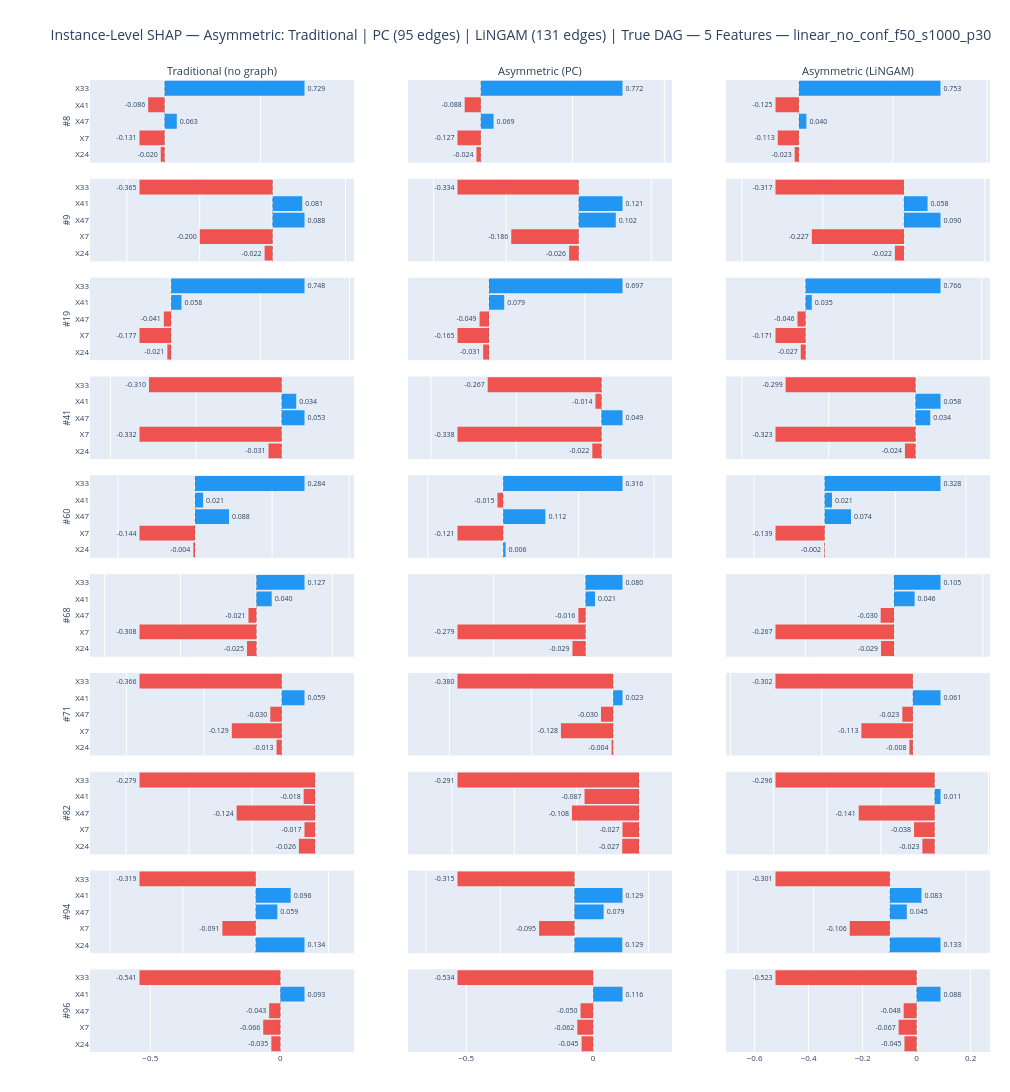

Notebook code for this chart:
### Markdown cell above
### 7.1. SHAP Attribution Comparison: PC vs LiNGAM

Instance-level bar charts and scatter plots comparing Shapley attributions under PC and LiNGAM graphs for the selected features. Columns: Traditional (no graph) | Method (PC) | Method (LiNGAM) | Method (True DAG).

### Code cell
features_names = ["X33", "X41", "X47", "X7", "X24"]
fig_instance_pc_vs_lingam = plot_instance_shap_pc_vs_lingam(
    shap_data, feature_names, scratch_rank, top_features, instance_idx,
    pc_edges, lingam_edges, DATASET, N_TOP_FEATURES,
    features=features_names,
)

### Figure 1 — Plotly figure (JSON) as saved in the notebook; plotly's stock layout.template omitted (floating-point values rounded to 4 significant figures)
{"data": [{"constraintext": "none", "hovertemplate": "<b>Instance 8</b><br>%{y}: %{x:.4f}<extra></extra>", "marker": {"color": ["#EF5350", "#EF5350", "#2196F3", "#EF5350", "#2196F3"], "line": {"width": 0}}, "orientation": "h", "showlegend": false, "text": ["-0.020", "-0.131", "0.063", "-0.086", "0.729"], "textfont": {"size": 7}, "textposition": "outside", "type": "bar", "x": [-0.01994, -0.1306, 0.06348, -0.08551, 0.7285], "xaxis": "x", "y": ["X24", "X7", "X47", "X41", "X33"], "yaxis": "y"}, {"constraintext": "none", "hovertemplate": "<b>Instance 8</b><br>%{y}: %{x:.4f}<extra></extra>", "marker": {"color": ["#EF5350", "#EF5350", "#2196F3", "#EF5350", "#2196F3"], "line": {"width": 0}}, "orientation": "h", "showlegend": false, "text": ["-0.024", "-0.127", "0.069", "-0.088", "0.772"], "textfont": {"size": 7}, "textposition": "outside", "type": "bar", "x": [-0.02395, -0.1271, 0.06935, -0.08788, 0.7718], "xaxis": "x2", "y": ["X24", "X7", "X47", "X41", "X33"], "yaxis": "y2"}, {"constraintext": "none", "hovertemplate": "<b>Instance 8</b><br>%{y}: %{x:.4f}<extra></extra>", "marker": {"color": ["#EF5350", "#EF5350", "#2196F3", "#EF5350", "#2196F3"], "line": {"width": 0}}, "orientation": "h", "showlegend": false, "text": ["-0.023", "-0.113", "0.040", "-0.125", "0.753"], "textfont": {"size": 7}, "textposition": "outside", "type": "bar", "x": [-0.02271, -0.1127, 0.03973, -0.1246, 0.7527], "xaxis": "x3", "y": ["X24", "X7", "X47", "X41", "X33"], "yaxis": "y3"}, {"constraintext": "none", "hovertemplate": "<b>Instance 9</b><br>%{y}: %{x:.4f}<extra></extra>", "marker": {"color": ["#EF5350", "#EF5350", "#2196F3", "#2196F3", "#EF5350"], "line": {"width": 0}}, "orientation": "h", "showlegend": false, "text": ["-0.022", "-0.200", "0.088", "0.081", "-0.365"], "textfont": {"size": 7}, "textposition": "outside", "type": "bar", "x": [-0.02187, -0.1999, 0.08758, 0.08142, -0.3653], "xaxis": "x4", "y": ["X24", "X7", "X47", "X41", "X33"], "yaxis": "y4"}, {"constraintext": "none", "hovertemplate": "<b>Instance 9</b><br>%{y}: %{x:.4f}<extra></extra>", "marker": {"color": ["#EF5350", "#EF5350", "#2196F3", "#2196F3", "#EF5350"], "line": {"width": 0}}, "orientation": "h", "showlegend": false, "text": ["-0.026", "-0.186", "0.102", "0.121", "-0.334"], "textfont": {"size": 7}, "textposition": "outside", "type": "bar", "x": [-0.0265, -0.186, 0.1023, 0.1208, -0.3343], "xaxis": "x5", "y": ["X24", "X7", "X47", "X41", "X33"], "yaxis": "y5"}, {"constraintext": "none", "hovertemplate": "<b>Instance 9</b><br>%{y}: %{x:.4f}<extra></extra>", "marker": {"color": ["#EF5350", "#EF5350", "#2196F3", "#2196F3", "#EF5350"], "line": {"width": 0}}, "orientation": "h", "showlegend": false, "text": ["-0.022", "-0.227", "0.090", "0.058", "-0.317"], "textfont": {"size": 7}, "textposition": "outside", "type": "bar", "x": [-0.02229, -0.2275, 0.09027, 0.05827, -0.3172], "xaxis": "x6", "y": ["X24", "X7", "X47", "X41", "X33"], "yaxis": "y6"}, {"constraintext": "none", "hovertemplate": "<b>Instance 19</b><br>%{y}: %{x:.4f}<extra></extra>", "marker": {"color": ["#EF5350", "#EF5350", "#EF5350", "#2196F3", "#2196F3"], "line": {"width": 0}}, "orientation": "h", "showlegend": false, "text": ["-0.021", "-0.177", "-0.041", "0.058", "0.748"], "textfont": {"size": 7}, "textposition": "outside", "type": "bar", "x": [-0.02135, -0.1773, -0.04092, 0.05803, 0.7477], "xaxis": "x7", "y": ["X24", "X7", "X47", "X41", "X33"], "yaxis": "y7"}, {"constraintext": "none", "hovertemplate": "<b>Instance 19</b><br>%{y}: %{x:.4f}<extra></extra>", "marker": {"color": ["#EF5350", "#EF5350", "#EF5350", "#2196F3", "#2196F3"], "line": {"width": 0}}, "orientation": "h", "showlegend": false, "text": ["-0.031", "-0.165", "-0.049", "0.079", "0.697"], "textfont": {"size": 7}, "textposition": "outside", "type": "bar", "x": [-0.03067, -0.1645, -0.04932, 0.07923, 0.6968], "xaxis": "x8", "y": ["X24", "X7", "X47", "X41", "X33"], "yaxis": "y8"}, {"constraintext": "none", "hovertemplate": "<b>Instance 19</b><br>%{y}: %{x:.4f}<extra></extra>", "marker": {"color": ["#EF5350", "#EF5350", "#EF5350", "#2196F3", "#2196F3"], "line": {"width": 0}}, "orientation": "h", "showlegend": false, "text": ["-0.027", "-0.171", "-0.046", "0.035", "0.766"], "textfont": {"size": 7}, "textposition": "outside", "type": "bar", "x": [-0.0274, -0.1709, -0.04594, 0.03542, 0.7664], "xaxis": "x9", "y": ["X24", "X7", "X47", "X41", "X33"], "yaxis": "y9"}, {"constraintext": "none", "hovertemplate": "<b>Instance 41</b><br>%{y}: %{x:.4f}<extra></extra>", "marker": {"color": ["#EF5350", "#EF5350", "#2196F3", "#2196F3", "#EF5350"], "line": {"width": 0}}, "orientation": "h", "showlegend": false, "text": ["-0.031", "-0.332", "0.053", "0.034", "-0.310"], "textfont": {"size": 7}, "textposition": "outside", "type": "bar", "x": [-0.03079, -0.3323, 0.0534, 0.03406, -0.3101], "xaxis": "x10", "y": ["X24", "X7", "X47", "X41", "X33"], "yaxis": "y10"}, {"constraintext": "none", "hovertemplate": "<b>Instance 41</b><br>%{y}: %{x:.4f}<extra></extra>", "marker": {"color": ["#EF5350", "#EF5350", "#2196F3", "#EF5350", "#EF5350"], "line": {"width": 0}}, "orientation": "h", "showlegend": false, "text": ["-0.022", "-0.338", "0.049", "-0.014", "-0.267"], "textfont": {"size": 7}, "textposition": "outside", "type": "bar", "x": [-0.02153, -0.3378, 0.04925, -0.01425, -0.2669], "xaxis": "x11", "y": ["X24", "X7", "X47", "X41", "X33"], "yaxis": "y11"}, {"constraintext": "none", "hovertemplate": "<b>Instance 41</b><br>%{y}: %{x:.4f}<extra></extra>", "marker": {"color": ["#EF5350", "#EF5350", "#2196F3", "#2196F3", "#EF5350"], "line": {"width": 0}}, "orientation": "h", "showlegend": false, "text": ["-0.024", "-0.323", "0.034", "0.058", "-0.299"], "textfont": {"size": 7}, "textposition": "outside", "type": "bar", "x": [-0.02434, -0.3226, 0.034, 0.05764, -0.2992], "xaxis": "x12", "y": ["X24", "X7", "X47", "X41", "X33"], "yaxis": "y12"}, {"constraintext": "none", "hovertemplate": "<b>Instance 60</b><br>%{y}: %{x:.4f}<extra></extra>", "marker": {"color": ["#EF5350", "#EF5350", "#2196F3", "#2196F3", "#2196F3"], "line": {"width": 0}}, "orientation": "h", "showlegend": false, "text": ["-0.004", "-0.144", "0.088", "0.021", "0.284"], "textfont": {"size": 7}, "textposition": "outside", "type": "bar", "x": [-0.004444, -0.1441, 0.08811, 0.02085, 0.284], "xaxis": "x13", "y": ["X24", "X7", "X47", "X41", "X33"], "yaxis": "y13"}, {"constraintext": "none", "hovertemplate": "<b>Instance 60</b><br>%{y}: %{x:.4f}<extra></extra>", "marker": {"color": ["#2196F3", "#EF5350", "#2196F3", "#EF5350", "#2196F3"], "line": {"width": 0}}, "orientation": "h", "showlegend": false, "text": ["0.006", "-0.121", "0.112", "-0.015", "0.316"], "textfont": {"size": 7}, "textposition": "outside", "type": "bar", "x": [0.006391, -0.1212, 0.1119, -0.01516, 0.3164], "xaxis": "x14", "y": ["X24", "X7", "X47", "X41", "X33"], "yaxis": "y14"}, {"constraintext": "none", "hovertemplate": "<b>Instance 60</b><br>%{y}: %{x:.4f}<extra></extra>", "marker": {"color": ["#EF5350", "#EF5350", "#2196F3", "#2196F3", "#2196F3"], "line": {"width": 0}}, "orientation": "h", "showlegend": false, "text": ["-0.002", "-0.139", "0.074", "0.021", "0.328"], "textfont": {"size": 7}, "textposition": "outside", "type": "bar", "x": [-0.001622, -0.1393, 0.07444, 0.02062, 0.3279], "xaxis": "x15", "y": ["X24", "X7", "X47", "X41", "X33"], "yaxis": "y15"}, {"constraintext": "none", "hovertemplate": "<b>Instance 68</b><br>%{y}: %{x:.4f}<extra></extra>", "marker": {"color": ["#EF5350", "#EF5350", "#EF5350", "#2196F3", "#2196F3"], "line": {"width": 0}}, "orientation": "h", "showlegend": false, "text": ["-0.025", "-0.308", "-0.021", "0.040", "0.127"], "textfont": {"size": 7}, "textposition": "outside", "type": "bar", "x": [-0.02477, -0.3082, -0.02096, 0.04023, 0.1267], "xaxis": "x16", "y": ["X24", "X7", "X47", "X41", "X33"], "yaxis": "y16"}, {"constraintext": "none", "hovertemplate": "<b>Instance 68</b><br>%{y}: %{x:.4f}<extra></extra>", "marker": {"color": ["#EF5350", "#EF5350", "#EF5350", "#2196F3", "#2196F3"], "line": {"width": 0}}, "orientation": "h", "showlegend": false, "text": ["-0.029", "-0.279", "-0.016", "0.021", "0.080"], "textfont": {"size": 7}, "textposition": "outside", "type": "bar", "x": [-0.02872, -0.2793, -0.01579, 0.02052, 0.08046], "xaxis": "x17", "y": ["X24", "X7", "X47", "X41", "X33"], "yaxis": "y17"}, {"constraintext": "none", "hovertemplate": "<b>Instance 68</b><br>%{y}: %{x:.4f}<extra></extra>", "marker": {"color": ["#EF5350", "#EF5350", "#EF5350", "#2196F3", "#2196F3"], "line": {"width": 0}}, "orientation": "h", "showlegend": false, "text": ["-0.029", "-0.267", "-0.030", "0.046", "0.105"], "textfont": {"size": 7}, "textposition": "outside", "type": "bar", "x": [-0.02922, -0.267, -0.03002, 0.04642, 0.1048], "xaxis": "x18", "y": ["X24", "X7", "X47", "X41", "X33"], "yaxis": "y18"}, {"constraintext": "none", "hovertemplate": "<b>Instance 71</b><br>%{y}: %{x:.4f}<extra></extra>", "marker": {"color": ["#EF5350", "#EF5350", "#EF5350", "#2196F3", "#EF5350"], "line": {"width": 0}}, "orientation": "h", "showlegend": false, "text": ["-0.013", "-0.129", "-0.030", "0.059", "-0.366"], "textfont": {"size": 7}, "textposition": "outside", "type": "bar", "x": [-0.01345, -0.1286, -0.02954, 0.05855, -0.3663], "xaxis": "x19", "y": ["X24", "X7", "X47", "X41", "X33"], "yaxis": "y19"}, {"constraintext": "none", "hovertemplate": "<b>Instance 71</b><br>%{y}: %{x:.4f}<extra></extra>", "marker": {"color": ["#EF5350", "#EF5350", "#EF5350", "#2196F3", "#EF5350"], "line": {"width": 0}}, "orientation": "h", "showlegend": false, "text": ["-0.004", "-0.128", "-0.030", "0.023", "-0.380"], "textfont": {"size": 7}, "textposition": "outside", "type": "bar", "x": [-0.003875, -0.1276, -0.02974, 0.02274, -0.3801], "xaxis": "x20", "y": ["X24", "X7", "X47", "X41", "X33"], "yaxis": "y20"}, {"constraintext": "none", "hovertemplate": "<b>Instance 71</b><br>%{y}: %{x:.4f}<extra></extra>", "marker": {"color": ["#EF5350", "#EF5350", "#EF5350", "#2196F3", "#EF5350"], "line": {"width": 0}}, "orientation": "h", "showlegend": false, "text": ["-0.008", "-0.113", "-0.023", "0.061", "-0.302"], "textfont": {"size": 7}, "textposition": "outside", "type": "bar", "x": [-0.007504, -0.113, -0.02312, 0.06066, -0.3016], "xaxis": "x21", "y": ["X24", "X7", "X47", "X41", "X33"], "yaxis": "y21"}, {"constraintext": "none", "hovertemplate": "<b>Instance 82</b><br>%{y}: %{x:.4f}<extra></extra>", "marker": {"color": ["#EF5350", "#EF5350", "#EF5350", "#EF5350", "#EF5350"], "line": {"width": 0}}, "orientation": "h", "showlegend": false, "text": ["-0.026", "-0.017", "-0.124", "-0.018", "-0.279"], "textfont": {"size": 7}, "textposition": "outside", "type": "bar", "x": [-0.0257, -0.01679, -0.1245, -0.01814, -0.2786], "xaxis": "x22", "y": ["X24", "X7", "X47", "X41", "X33"], "yaxis": "y22"}, {"constraintext": "none", "hovertemplate": "<b>Instance 82</b><br>%{y}: %{x:.4f}<extra></extra>", "marker": {"color": ["#EF5350", "#EF5350", "#EF5350", "#EF5350", "#EF5350"], "line": {"width": 0}}, "orientation": "h", "showlegend": false, "text": ["-0.027", "-0.027", "-0.108", "-0.087", "-0.291"], "textfont": {"size": 7}, "textposition": "outside", "type": "bar", "x": [-0.02696, -0.02651, -0.1076, -0.08737, -0.2911], "xaxis": "x23", "y": ["X24", "X7", "X47", "X41", "X33"], "yaxis": "y23"}, {"constraintext": "none", "hovertemplate": "<b>Instance 82</b><br>%{y}: %{x:.4f}<extra></extra>", "marker": {"color": ["#EF5350", "#EF5350", "#EF5350", "#2196F3", "#EF5350"], "line": {"width": 0}}, "orientation": "h", "showlegend": false, "text": ["-0.023", "-0.038", "-0.141", "0.011", "-0.296"], "textfont": {"size": 7}, "textposition": "outside", "type": "bar", "x": [-0.02283, -0.03831, -0.1413, 0.01087, -0.2961], "xaxis": "x24", "y": ["X24", "X7", "X47", "X41", "X33"], "yaxis": "y24"}, {"constraintext": "none", "hovertemplate": "<b>Instance 94</b><br>%{y}: %{x:.4f}<extra></extra>", "marker": {"color": ["#2196F3", "#EF5350", "#2196F3", "#2196F3", "#EF5350"], "line": {"width": 0}}, "orientation": "h", "showlegend": false, "text": ["0.134", "-0.091", "0.059", "0.096", "-0.319"], "textfont": {"size": 7}, "textposition": "outside", "type": "bar", "x": [0.1339, -0.09146, 0.05923, 0.09586, -0.319], "xaxis": "x25", "y": ["X24", "X7", "X47", "X41", "X33"], "yaxis": "y25"}, {"constraintext": "none", "hovertemplate": "<b>Instance 94</b><br>%{y}: %{x:.4f}<extra></extra>", "marker": {"color": ["#2196F3", "#EF5350", "#2196F3", "#2196F3", "#EF5350"], "line": {"width": 0}}, "orientation": "h", "showlegend": false, "text": ["0.129", "-0.095", "0.079", "0.129", "-0.315"], "textfont": {"size": 7}, "textposition": "outside", "type": "bar", "x": [0.1288, -0.09526, 0.07856, 0.1294, -0.3151], "xaxis": "x26", "y": ["X24", "X7", "X47", "X41", "X33"], "yaxis": "y26"}, {"constraintext": "none", "hovertemplate": "<b>Instance 94</b><br>%{y}: %{x:.4f}<extra></extra>", "marker": {"color": ["#2196F3", "#EF5350", "#2196F3", "#2196F3", "#EF5350"], "line": {"width": 0}}, "orientation": "h", "showlegend": false, "text": ["0.133", "-0.106", "0.045", "0.083", "-0.301"], "textfont": {"size": 7}, "textposition": "outside", "type": "bar", "x": [0.1333, -0.1056, 0.04459, 0.08316, -0.301], "xaxis": "x27", "y": ["X24", "X7", "X47", "X41", "X33"], "yaxis": "y27"}, {"constraintext": "none", "hovertemplate": "<b>Instance 96</b><br>%{y}: %{x:.4f}<extra></extra>", "marker": {"color": ["#EF5350", "#EF5350", "#EF5350", "#2196F3", "#EF5350"], "line": {"width": 0}}, "orientation": "h", "showlegend": false, "text": ["-0.035", "-0.066", "-0.043", "0.093", "-0.541"], "textfont": {"size": 7}, "textposition": "outside", "type": "bar", "x": [-0.03458, -0.0658, -0.04299, 0.09284, -0.5414], "xaxis": "x28", "y": ["X24", "X7", "X47", "X41", "X33"], "yaxis": "y28"}, {"constraintext": "none", "hovertemplate": "<b>Instance 96</b><br>%{y}: %{x:.4f}<extra></extra>", "marker": {"color": ["#EF5350", "#EF5350", "#EF5350", "#2196F3", "#EF5350"], "line": {"width": 0}}, "orientation": "h", "showlegend": false, "text": ["-0.045", "-0.062", "-0.050", "0.116", "-0.534"], "textfont": {"size": 7}, "textposition": "outside", "type": "bar", "x": [-0.04545, -0.06237, -0.0495, 0.1156, -0.5342], "xaxis": "x29", "y": ["X24", "X7", "X47", "X41", "X33"], "yaxis": "y29"}, {"constraintext": "none", "hovertemplate": "<b>Instance 96</b><br>%{y}: %{x:.4f}<extra></extra>", "marker": {"color": ["#EF5350", "#EF5350", "#EF5350", "#2196F3", "#EF5350"], "line": {"width": 0}}, "orientation": "h", "showlegend": false, "text": ["-0.045", "-0.067", "-0.048", "0.088", "-0.523"], "textfont": {"size": 7}, "textposition": "outside", "type": "bar", "x": [-0.04504, -0.06663, -0.04795, 0.08842, -0.5226], "xaxis": "x30", "y": ["X24", "X7", "X47", "X41", "X33"], "yaxis": "y30"}], "layout": {"annotations": [{"font": {"color": "#2c3e50", "size": 11}, "showarrow": false, "text": "Traditional (no graph)", "x": 0.1467, "xanchor": "center", "xref": "paper", "y": 1.0, "yanchor": "bottom", "yref": "paper"}, {"font": {"color": "#2c3e50", "size": 11}, "showarrow": false, "text": "Asymmetric (PC)", "x": 0.5, "xanchor": "center", "xref": "paper", "y": 1.0, "yanchor": "bottom", "yref": "paper"}, {"font": {"color": "#2c3e50", "size": 11}, "showarrow": false, "text": "Asymmetric (LiNGAM)", "x": 0.8533, "xanchor": "center", "xref": "paper", "y": 1.0, "yanchor": "bottom", "yref": "paper"}], "bargap": 0.1, "height": 1680, "margin": {"b": 40, "l": 90, "r": 20, "t": 80}, "shapes": [{"line": {"color": "rgba(80,80,80,0.40)", "dash": "dot", "width": 1}, "type": "line", "x0": 0, "x1": 0, "xref": "x", "y0": 0, "y1": 1, "yref": "y domain"}, {"line": {"color": "rgba(80,80,80,0.40)", "dash": "dot", "width": 1}, "type": "line", "x0": 0, "x1": 0, "xref": "x2", "y0": 0, "y1": 1, "yref": "y2 domain"}, {"line": {"color": "rgba(80,80,80,0.40)", "dash": "dot", "width": 1}, "type": "line", "x0": 0, "x1": 0, "xref": "x3", "y0": 0, "y1": 1, "yref": "y3 domain"}, {"line": {"color": "rgba(80,80,80,0.40)", "dash": "dot", "width": 1}, "type": "line", "x0": 0, "x1": 0, "xref": "x4", "y0": 0, "y1": 1, "yref": "y4 domain"}, {"line": {"color": "rgba(80,80,80,0.40)", "dash": "dot", "width": 1}, "type": "line", "x0": 0, "x1": 0, "xref": "x5", "y0": 0, "y1": 1, "yref": "y5 domain"}, {"line": {"color": "rgba(80,80,80,0.40)", "dash": "dot", "width": 1}, "type": "line", "x0": 0, "x1": 0, "xref": "x6", "y0": 0, "y1": 1, "yref": "y6 domain"}, {"line": {"color": "rgba(80,80,80,0.40)", "dash": "dot", "width": 1}, "type": "line", "x0": 0, "x1": 0, "xref": "x7", "y0": 0, "y1": 1, "yref": "y7 domain"}, {"line": {"color": "rgba(80,80,80,0.40)", "dash": "dot", "width": 1}, "type": "line", "x0": 0, "x1": 0, "xref": "x8", "y0": 0, "y1": 1, "yref": "y8 domain"}, {"line": {"color": "rgba(80,80,80,0.40)", "dash": "dot", "width": 1}, "type": "line", "x0": 0, "x1": 0, "xref": "x9", "y0": 0, "y1": 1, "yref": "y9 domain"}, {"line": {"color": "rgba(80,80,80,0.40)", "dash": "dot", "width": 1}, "type": "line", "x0": 0, "x1": 0, "xref": "x10", "y0": 0, "y1": 1, "yref": "y10 domain"}, {"line": {"color": "rgba(80,80,80,0.40)", "dash": "dot", "width": 1}, "type": "line", "x0": 0, "x1": 0, "xref": "x11", "y0": 0, "y1": 1, "yref": "y11 domain"}, {"line": {"color": "rgba(80,80,80,0.40)", "dash": "dot", "width": 1}, "type": "line", "x0": 0, "x1": 0, "xref": "x12", "y0": 0, "y1": 1, "yref": "y12 domain"}, {"line": {"color": "rgba(80,80,80,0.40)", "dash": "dot", "width": 1}, "type": "line", "x0": 0, "x1": 0, "xref": "x13", "y0": 0, "y1": 1, "yref": "y13 domain"}, {"line": {"color": "rgba(80,80,80,0.40)", "dash": "dot", "width": 1}, "type": "line", "x0": 0, "x1": 0, "xref": "x14", "y0": 0, "y1": 1, "yref": "y14 domain"}, {"line": {"color": "rgba(80,80,80,0.40)", "dash": "dot", "width": 1}, "type": "line", "x0": 0, "x1": 0, "xref": "x15", "y0": 0, "y1": 1, "yref": "y15 domain"}, {"line": {"color": "rgba(80,80,80,0.40)", "dash": "dot", "width": 1}, "type": "line", "x0": 0, "x1": 0, "xref": "x16", "y0": 0, "y1": 1, "yref": "y16 domain"}, {"line": {"color": "rgba(80,80,80,0.40)", "dash": "dot", "width": 1}, "type": "line", "x0": 0, "x1": 0, "xref": "x17", "y0": 0, "y1": 1, "yref": "y17 domain"}, {"line": {"color": "rgba(80,80,80,0.40)", "dash": "dot", "width": 1}, "type": "line", "x0": 0, "x1": 0, "xref": "x18", "y0": 0, "y1": 1, "yref": "y18 domain"}, {"line": {"color": "rgba(80,80,80,0.40)", "dash": "dot", "width": 1}, "type": "line", "x0": 0, "x1": 0, "xref": "x19", "y0": 0, "y1": 1, "yref": "y19 domain"}, {"line": {"color": "rgba(80,80,80,0.40)", "dash": "dot", "width": 1}, "type": "line", "x0": 0, "x1": 0, "xref": "x20", "y0": 0, "y1": 1, "yref": "y20 domain"}, {"line": {"color": "rgba(80,80,80,0.40)", "dash": "dot", "width": 1}, "type": "line", "x0": 0, "x1": 0, "xref": "x21", "y0": 0, "y1": 1, "yref": "y21 domain"}, {"line": {"color": "rgba(80,80,80,0.40)", "dash": "dot", "width": 1}, "type": "line", "x0": 0, "x1": 0, "xref": "x22", "y0": 0, "y1": 1, "yref": "y22 domain"}, {"line": {"color": "rgba(80,80,80,0.40)", "dash": "dot", "width": 1}, "type": "line", "x0": 0, "x1": 0, "xref": "x23", "y0": 0, "y1": 1, "yref": "y23 domain"}, {"line": {"color": "rgba(80,80,80,0.40)", "dash": "dot", "width": 1}, "type": "line", "x0": 0, "x1": 0, "xref": "x24", "y0": 0, "y1": 1, "yref": "y24 domain"}, {"line": {"color": "rgba(80,80,80,0.40)", "dash": "dot", "width": 1}, "type": "line", "x0": 0, "x1": 0, "xref": "x25", "y0": 0, "y1": 1, "yref": "y25 domain"}, {"line": {"color": "rgba(80,80,80,0.40)", "dash": "dot", "width": 1}, "type": "line", "x0": 0, "x1": 0, "xref": "x26", "y0": 0, "y1": 1, "yref": "y26 domain"}, {"line": {"color": "rgba(80,80,80,0.40)", "dash": "dot", "width": 1}, "type": "line", "x0": 0, "x1": 0, "xref": "x27", "y0": 0, "y1": 1, "yref": "y27 domain"}, {"line": {"color": "rgba(80,80,80,0.40)", "dash": "dot", "width": 1}, "type": "line", "x0": 0, "x1": 0, "xref": "x28", "y0": 0, "y1": 1, "yref": "y28 domain"}, {"line": {"color": "rgba(80,80,80,0.40)", "dash": "dot", "width": 1}, "type": "line", "x0": 0, "x1": 0, "xref": "x29", "y0": 0, "y1": 1, "yref": "y29 domain"}, {"line": {"color": "rgba(80,80,80,0.40)", "dash": "dot", "width": 1}, "type": "line", "x0": 0, "x1": 0, "xref": "x30", "y0": 0, "y1": 1, "yref": "y30 domain"}], "title": {"font": {"size": 14}, "text": "Instance-Level SHAP — Asymmetric: Traditional | PC (95 edges) | LiNGAM (131 edges) | True DAG — 5 Features — linear_no_conf_f50_s1000_p30"}, "width": 1010, "xaxis": {"anchor": "y", "domain": [0, 0.2933], "range": [-0.3884, 0.9863], "showticklabels": false, "tickfont": {"size": 8}}, "xaxis10": {"anchor": "y10", "domain": [0, 0.2933], "range": [-0.4481, 0.1691], "showticklabels": false, "tickfont": {"size": 8}}, "xaxis11": {"anchor": "y11", "domain": [0.3533, 0.6467], "range": [-0.4539, 0.1654], "showticklabels": false, "tickfont": {"size": 8}}, "xaxis12": {"anchor": "y12", "domain": [0.7067, 1], "range": [-0.4367, 0.1717], "showticklabels": false, "tickfont": {"size": 8}}, "xaxis13": {"anchor": "y13", "domain": [0, 0.2933], "range": [-0.2726, 0.4125], "showticklabels": false, "tickfont": {"size": 8}}, "xaxis14": {"anchor": "y14", "domain": [0.3533, 0.6467], "range": [-0.2524, 0.4477], "showticklabels": false, "tickfont": {"size": 8}}, "xaxis15": {"anchor": "y15", "domain": [0.7067, 1], "range": [-0.2794, 0.468], "showticklabels": false, "tickfont": {"size": 8}}, "xaxis16": {"anchor": "y16", "domain": [0, 0.2933], "range": [-0.4386, 0.2572], "showticklabels": false, "tickfont": {"size": 8}}, "xaxis17": {"anchor": "y17", "domain": [0.3533, 0.6467], "range": [-0.3872, 0.1884], "showticklabels": false, "tickfont": {"size": 8}}, "xaxis18": {"anchor": "y18", "domain": [0.7067, 1], "range": [-0.3786, 0.2163], "showticklabels": false, "tickfont": {"size": 8}}, "xaxis19": {"anchor": "y19", "domain": [0, 0.2933], "range": [-0.4938, 0.186], "showticklabels": false, "tickfont": {"size": 8}}, "xaxis2": {"anchor": "y2", "domain": [0.3533, 0.6467], "range": [-0.3967, 1.041], "showticklabels": false, "tickfont": {"size": 8}}, "xaxis20": {"anchor": "y20", "domain": [0.3533, 0.6467], "range": [-0.5009, 0.1436], "showticklabels": false, "tickfont": {"size": 8}}, "xaxis21": {"anchor": "y21", "domain": [0.7067, 1], "range": [-0.4103, 0.1693], "showticklabels": false, "tickfont": {"size": 8}}, "xaxis22": {"anchor": "y22", "domain": [0, 0.2933], "range": [-0.3572, 0.06176], "showticklabels": false, "tickfont": {"size": 8}}, "xaxis23": {"anchor": "y23", "domain": [0.3533, 0.6467], "range": [-0.3705, 0.05287], "showticklabels": false, "tickfont": {"size": 8}}, "xaxis24": {"anchor": "y24", "domain": [0.7067, 1], "range": [-0.3882, 0.103], "showticklabels": false, "tickfont": {"size": 8}}, "xaxis25": {"anchor": "y25", "domain": [0, 0.2933], "range": [-0.4548, 0.2697], "showticklabels": false, "tickfont": {"size": 8}}, "xaxis26": {"anchor": "y26", "domain": [0.3533, 0.6467], "range": [-0.4484, 0.2627], "showticklabels": false, "tickfont": {"size": 8}}, "xaxis27": {"anchor": "y27", "domain": [0.7067, 1], "range": [-0.4313, 0.2636], "showticklabels": false, "tickfont": {"size": 8}}, "xaxis28": {"anchor": "y28", "domain": [0, 0.2933], "range": [-0.7317, 0.2831], "showticklabels": true, "tickfont": {"size": 8}}, "xaxis29": {"anchor": "y29", "domain": [0.3533, 0.6467], "range": [-0.7291, 0.3106], "showticklabels": true, "tickfont": {"size": 8}}, "xaxis3": {"anchor": "y3", "domain": [0.7067, 1], "range": [-0.3878, 1.016], "showticklabels": false, "tickfont": {"size": 8}}, "xaxis30": {"anchor": "y30", "domain": [0.7067, 1], "range": [-0.7059, 0.2717], "showticklabels": true, "tickfont": {"size": 8}}, "xaxis4": {"anchor": "y4", "domain": [0, 0.2933], "range": [-0.5011, 0.2234], "showticklabels": false, "tickfont": {"size": 8}}, "xaxis5": {"anchor": "y5", "domain": [0.3533, 0.6467], "range": [-0.4709, 0.2573], "showticklabels": false, "tickfont": {"size": 8}}, "xaxis6": {"anchor": "y6", "domain": [0.7067, 1], "range": [-0.4394, 0.2125], "showticklabels": false, "tickfont": {"size": 8}}, "xaxis7": {"anchor": "y7", "domain": [0, 0.2933], "range": [-0.4548, 1.025], "showticklabels": false, "tickfont": {"size": 8}}, "xaxis8": {"anchor": "y8", "domain": [0.3533, 0.6467], "range": [-0.4229, 0.9552], "showticklabels": false, "tickfont": {"size": 8}}, "xaxis9": {"anchor": "y9", "domain": [0.7067, 1], "range": [-0.452, 1.048], "showticklabels": false, "tickfont": {"size": 8}}, "yaxis": {"anchor": "x", "domain": [0.915, 1.0], "showticklabels": true, "tickfont": {"size": 8}, "title": {"font": {"size": 9}, "standoff": 3, "text": "#8"}}, "yaxis10": {"anchor": "x10", "domain": [0.61, 0.695], "showticklabels": true, "tickfont": {"size": 8}, "title": {"font": {"size": 9}, "standoff": 3, "text": "#41"}}, "yaxis11": {"anchor": "x11", "domain": [0.61, 0.695], "showticklabels": false}, "yaxis12": {"anchor": "x12", "domain": [0.61, 0.695], "showticklabels": false}, "yaxis13": {"anchor": "x13", "domain": [0.5083, 0.5933], "showticklabels": true, "tickfont": {"size": 8}, "title": {"font": {"size": 9}, "standoff": 3, "text": "#60"}}, "yaxis14": {"anchor": "x14", "domain": [0.5083, 0.5933], "showticklabels": false}, "yaxis15": {"anchor": "x15", "domain": [0.5083, 0.5933], "showticklabels": false}, "yaxis16": {"anchor": "x16", "domain": [0.4067, 0.4917], "showticklabels": true, "tickfont": {"size": 8}, "title": {"font": {"size": 9}, "standoff": 3, "text": "#68"}}, "yaxis17": {"anchor": "x17", "domain": [0.4067, 0.4917], "showticklabels": false}, "yaxis18": {"anchor": "x18", "domain": [0.4067, 0.4917], "showticklabels": false}, "yaxis19": {"anchor": "x19", "domain": [0.305, 0.39], "showticklabels": true, "tickfont": {"size": 8}, "title": {"font": {"size": 9}, "standoff": 3, "text": "#71"}}, "yaxis2": {"anchor": "x2", "domain": [0.915, 1.0], "showticklabels": false}, "yaxis20": {"anchor": "x20", "domain": [0.305, 0.39], "showticklabels": false}, "yaxis21": {"anchor": "x21", "domain": [0.305, 0.39], "showticklabels": false}, "yaxis22": {"anchor": "x22", "domain": [0.2033, 0.2883], "showticklabels": true, "tickfont": {"size": 8}, "title": {"font": {"size": 9}, "standoff": 3, "text": "#82"}}, "yaxis23": {"anchor": "x23", "domain": [0.2033, 0.2883], "showticklabels": false}, "yaxis24": {"anchor": "x24", "domain": [0.2033, 0.2883], "showticklabels": false}, "yaxis25": {"anchor": "x25", "domain": [0.1017, 0.1867], "showticklabels": true, "tickfont": {"size": 8}, "title": {"font": {"size": 9}, "standoff": 3, "text": "#94"}}, "yaxis26": {"anchor": "x26", "domain": [0.1017, 0.1867], "showticklabels": false}, "yaxis27": {"anchor": "x27", "domain": [0.1017, 0.1867], "showticklabels": false}, "yaxis28": {"anchor": "x28", "domain": [0, 0.085], "showticklabels": true, "tickfont": {"size": 8}, "title": {"font": {"size": 9}, "standoff": 3, "text": "#96"}}, "yaxis29": {"anchor": "x29", "domain": [0, 0.085], "showticklabels": false}, "yaxis3": {"anchor": "x3", "domain": [0.915, 1.0], "showticklabels": false}, "yaxis30": {"anchor": "x30", "domain": [0, 0.085], "showticklabels": false}, "yaxis4": {"anchor": "x4", "domain": [0.8133, 0.8983], "showticklabels": true, "tickfont": {"size": 8}, "title": {"font": {"size": 9}, "standoff": 3, "text": "#9"}}, "yaxis5": {"anchor": "x5", "domain": [0.8133, 0.8983], "showticklabels": false}, "yaxis6": {"anchor": "x6", "domain": [0.8133, 0.8983], "showticklabels": false}, "yaxis7": {"anchor": "x7", "domain": [0.7117, 0.7967], "showticklabels": true, "tickfont": {"size": 8}, "title": {"font": {"size": 9}, "standoff": 3, "text": "#19"}}, "yaxis8": {"anchor": "x8", "domain": [0.7117, 0.7967], "showticklabels": false}, "yaxis9": {"anchor": "x9", "domain": [0.7117, 0.7967], "showticklabels": false}}}
